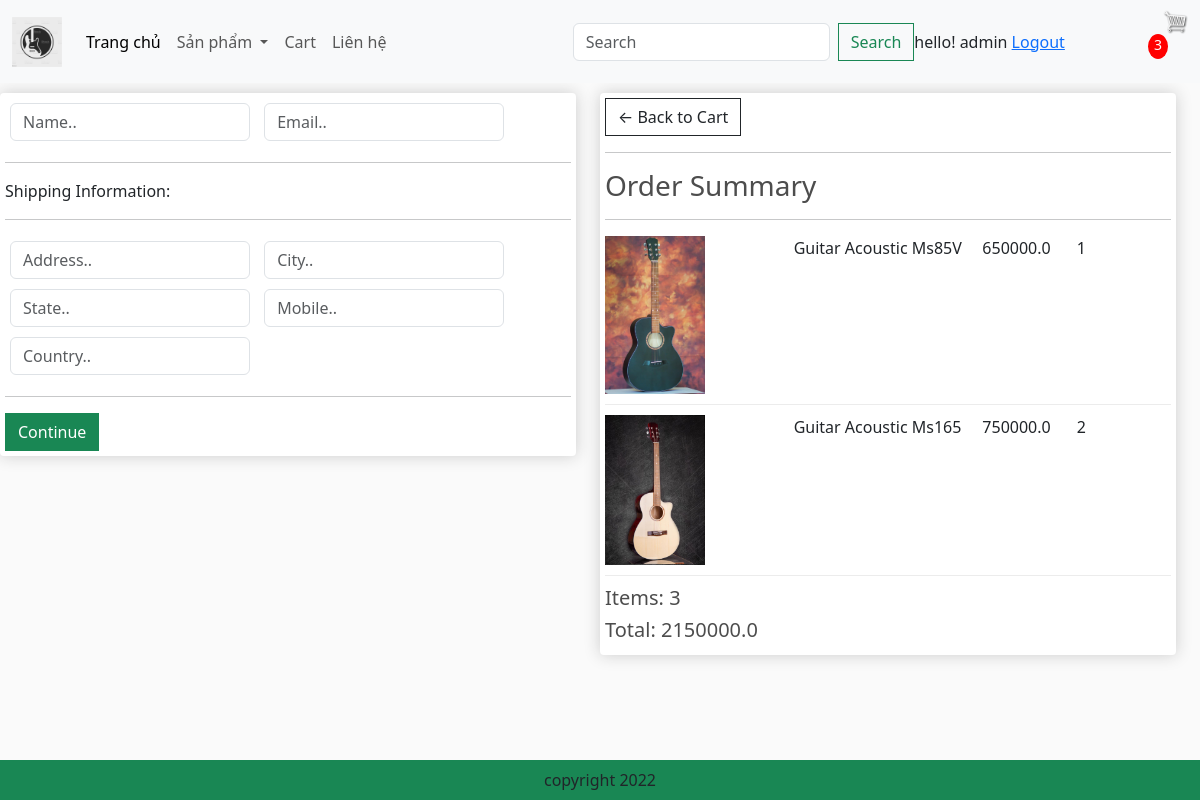
Screenshot of /checkout/ (signed in) with the database file from the repository.
### app/models.py (models this page shows, shortened)
class OrderItem(models.Model):
    product = models.ForeignKey(Product, on_delete=models.SET_NULL, blank=True, null=True)
    order = models.ForeignKey(Order, on_delete=models.SET_NULL, blank=True, null=True)
    quantity = models.IntegerField(default=0, null=True, blank=True)
    date_added = models.DateTimeField(auto_now_add=True)
    @property
    def get_total(self):
        total = self.product.price * self.quantity
        return total

class Product(models.Model):
    name = models.CharField(max_length=200, null=True)
    price = models.FloatField()
    elect = models.BooleanField(default=False, null=True, blank=False)
    image = models.ImageField(null=True,blank=True)
    @property
    def ImageURL(self):
        try:
            url = self.image.url
        except:
            url = ''
        return url

class Order(models.Model):
    customer = models.ForeignKey(User, on_delete=models.SET_NULL, blank=True, null=True)
    date_order = models.DateTimeField(auto_now_add=True)
    complete = models.BooleanField(default=False, null=True, blank=False)
    transaction_id = models.CharField(max_length=200, null=True)
    @property
    def get_cart_items(self):
        orderitems = self.orderitem_set.all()
        total = sum([item.quantity for item in orderitems])
        return total
    @property
    def get_cart_total(self):
        orderitems = self.orderitem_set.all()
        total = sum([item.get_total for item in orderitems])
        return total

### app/views.py (the view)
# urls.py: path('checkout/', views.checkout, name="checkout"),
def checkout(request):
    if request.user.is_authenticated:
        customer = request.user
        order, created = Order.objects.get_or_create(customer=customer, complete=False)
        items = order.orderitem_set.all()
        cartItems = order.get_cart_items
        user_not_login = "hidden"
        user_login = "show"
    else:
        items = []
        order = {'get_cart_items': 0, 'get_cart_total': 0}
        cartItems = order['get_cart_items']
        user_not_login = "show"
        user_login = "hidden"
    context = {'items': items, 'order': order , 'cartItems': cartItems,'user_not_login': user_not_login, 'user_login': user_login}
    return render(request, 'app/checkout.html', context)

### app/templates/app/checkout.html (shortened to what this page needs)
{% extends 'app/base.html' %}
{% load static %}
{% block content_checkout %}
     <div class="row" style='width:100%'>
		<div class="col-lg-6">
			<div class="box-element" id="form-wrapper">
				<form id="form">
					<div id="user-info">
						<div class="form-field">
							<input required class="form-control" type="text" name="name" placeholder="Name..">
						</div>
						<div class="form-field">
							<input required class="form-control" type="email" name="email" placeholder="Email..">
						</div>
					</div>
					<div id="shipping-info">
						<hr>
						<p>Shipping Information:</p>
						<hr>
						<div class="form-field">
							<input class="form-control" type="text" name="address" placeholder="Address..">
						</div>
						<div class="form-field">
							<input class="form-control" type="text" name="city" placeholder="City..">
						</div>
						<div class="form-field">
							<input class="form-control" type="text" name="state" placeholder="State..">
						</div>
						<div class="form-field">
							<input class="form-control" type="text" name="mobile" placeholder="Mobile..">
						</div>
						<div class="form-field">
							<input class="form-control" type="text" name="country" placeholder="Country..">
						</div>
					</div>
					<hr>
					<input id="form-button" class="btn btn-success btn-block" type="submit" value="Continue">
				</form>
			</div>
			<br>
		</div>
		<div class="col-lg-6">
			<div class="box-element">
				<a  class="btn btn-outline-dark" href="{% url 'cart' %}">&#x2190; Back to Cart</a>
				<hr>
				<h3>Order Summary</h3>
				<hr>
                {% for item in items %}
				<div class="cart-row">
					<div style="flex:2"><img class="row-image" src="{{item.product.ImageURL}}"></div>
					<div style="flex:2"><p>{{item.product.name}}</p></div>
					<div style="flex:1"><p>{{item.product.price}}</p></div>
					<div style="flex:1"><p>{{item.quantity}}</p></div>
				</div>
				{% endfor %}
				<h5>Items:   {{order.get_cart_items}}</h5>
				<h5>Total:   {{order.get_cart_total}}</h5>
			</div>
		</div>
	</div>
{% endblock content_checkout %}

### app/templates/app/base.html (shortened to what this page needs)
{% load static %}
<!DOCTYPE html>
<html>
    <head>
        <link href="https://cdn.jsdelivr.net/npm/bootstrap@5.3.0-alpha3/dist/css/bootstrap.min.css" rel="stylesheet">
        <link href="{%static 'app/css/style.css'%}" rel="stylesheet" />
        <link href="{%static 'app/css/owl.carousel.min.css'%}" rel="stylesheet" />
        <link href="{%static 'app/css/all.min.css'%}" rel="stylesheet" />
        <link rel="stylesheet" type="text/css" href="{% static 'app/css/main.css' %}">
        <link rel="stylesheet" href="">
    </head>
    <body>
      <nav class="navbar navbar-expand-lg bg-body-tertiary">
        <div class="container-fluid">
            <a class="navbar-brand" href="{% url 'home' %}">
                <img src="{% static 'app/images/logo.jpg' %}" width="50" height="50" />
            </a>
            <div class="collapse navbar-collapse" id="navbarSupportedContent">
                <ul class="navbar-nav me-auto mb-2 mb-lg-0">
                    <li class="nav-item">
                        <a class="nav-link active" aria-current="page" href="{% url 'home' %}">Trang chủ</a>
                    </li>
                    <li class="nav-item dropdown">
                        <a class="nav-link dropdown-toggle" href="#" role="button" data-bs-toggle="dropdown"
                           aria-expanded="false">
                            Sản phẩm
                        </a>
                    </li>
                    <li class="nav-item">
                        <a class="nav-link" href="{% url 'cart' %}">Cart</a>
                    </li>
                    <li class="nav-item">
                        <a class="nav-link" href="#">Liên hệ</a>
                    </li>
                </ul>
                <form class="d-flex" role="search" method='POST' action="{% url 'search' %}">
                    <input class="form-control me-2" type="search" placeholder="Search" aria-label="Search" name="searched">
                    <button class="btn btn-outline-success" type="submit">Search</button>
                </form>
            </div>
            <div class='form-inline my-2 my-lg-0' style="visibility: {{user_login}}">
                <span> hello! {{request.user}}</span>
                <span><a href= "{% url 'logout' %}"> Logout</a></span>
            </div>
            <div class='form-inline my-2 my-lg-0'>
                <a href="{% url 'cart' %}"><img id="cart-icon" src="{% static 'images/cart.png' %}"></a>
                <p id='cart-total' >{{cartItems}}</p>
            </div>
        </div>
      </nav>
      {% block content_checkout %}{% endblock content_checkout %}
      <footer class="container--fluid bg-success text-center fixed-bottom p-2">
          copyright 2022
      </footer>
    </body>
</html>

### app/static/app/css/main.css (style rules this page uses)
body { background-color: hsl(0, 0%, 98%); }
h1,h2,h3,h4,h5,h6 { color:hsl(0, 0%, 30%); }
.box-element { box-shadow:hsl(0, 0%, 80%) 0 0 16px; background-color: #fff; border-radius: 4px; padding: 5px; }
#cart-icon { width:25px; display: inline-block; margin-left: 15px; }
#cart-total { display: block; text-align: center; color:#fff; background-color: red; width: 20px; height: 25px; border-radius: 50%; font-size: 14px; }
.col-lg-3, .col-lg-4, .col-lg-6, .col-lg-8, .col-lg-12 { margin-top: 10px; }
.btn { border-radius: 0; }
.row-image { width: 100px; }
.form-field { width:250px; display: inline-block; padding: 5px; }
.cart-row { display: flex; align-items: flex-stretch; padding-bottom: 10px; margin-bottom: 10px; border-bottom: 1px solid #ececec; }

### rows the page displays
OrderItem: product.ImageURL (picture), product.name "Guitar Acoustic Ms85V", product.price "650000.0", quantity "1"
OrderItem: product.ImageURL (picture), product.name "Guitar Acoustic Ms165", product.price "750000.0", quantity "2"
Order: get_cart_items "3", get_cart_total "2150000.0"

### other values shown
{{ request.user }} "admin"
{{ cartItems }} "3"
